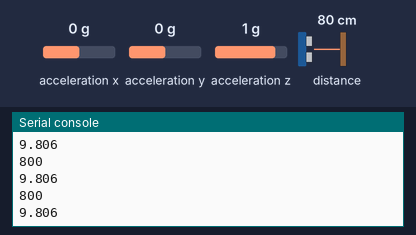
Bench run of a program on a simulated CircuitPython board. Parts: the last lines printed to the serial console. The test bench sets the inputs (shaded band); at power-on: acceleration z 1 g, distance to the obstacle 80 cm, acceleration x 0 g, acceleration y 0 g.

Above: at 1.2 s.
1.3 s: acceleration z set to -1.4 g
At 1.31 s:
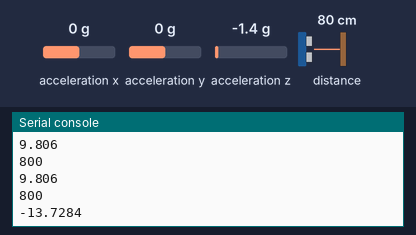
2.8 s: distance to the obstacle set to 2 cm
At 2.82 s:
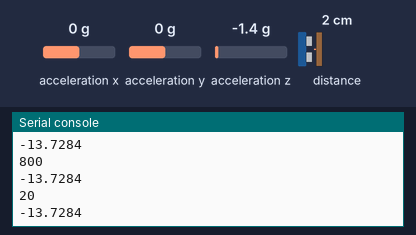
4.3 s: acceleration z set to -0.8 g
At 4.33 s:
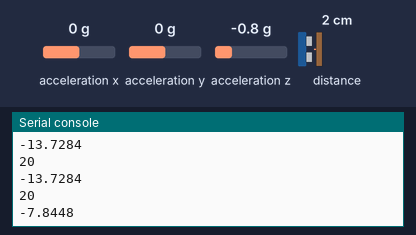
Timing chart, 0 to 7.3 s (numbered marks = the images above; inputs shaded):
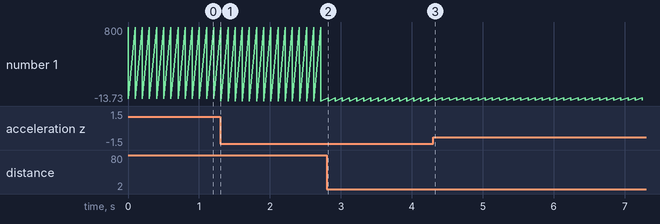

Measured:
- after the input at 1.3 s, the serial console: prints a new line at once (image 1)
- after the input at 2.8 s, the serial console: prints a new line at once (image 2)
- after the input at 4.3 s, the serial console: prints a new line at once (image 3)
- plotted number 1: 9.81 → -13.73 after the input at 1.3 s, -13.73 → -7.84 after the input at 4.3 s

The program:

code.py
```python
import time
import board
import busio
import digitalio
import adafruit_vl53l0x
import adafruit_lis3dh

i2c_bus_offboard = busio.I2C( board.SCL, board.SDA )
rangefinder = adafruit_vl53l0x.VL53L0X( i2c_bus_offboard )

#initialize the accelerometer
i2c_bus_accel = busio.I2C(board.ACCELEROMETER_SCL, board.ACCELEROMETER_SDA)
interrupt_1 = digitalio.DigitalInOut(board.ACCELEROMETER_INTERRUPT)
accelerometer = adafruit_lis3dh.LIS3DH_I2C(i2c_bus_accel, address=0x19, int1=interrupt_1)
# Set range of accelerometer (can be RANGE_2_G, RANGE_4_G, RANGE_8_G or RANGE_16_G).
accelerometer.range = adafruit_lis3dh.RANGE_2_G

while True:
    distance_mm = rangefinder.range
    if distance_mm > 1000:
        distance_mm = 1000
    print( distance_mm )
    a_x, a_y, a_z = [ value for value in accelerometer.acceleration ]
    print( a_z )

    time.sleep(0.1)
```
